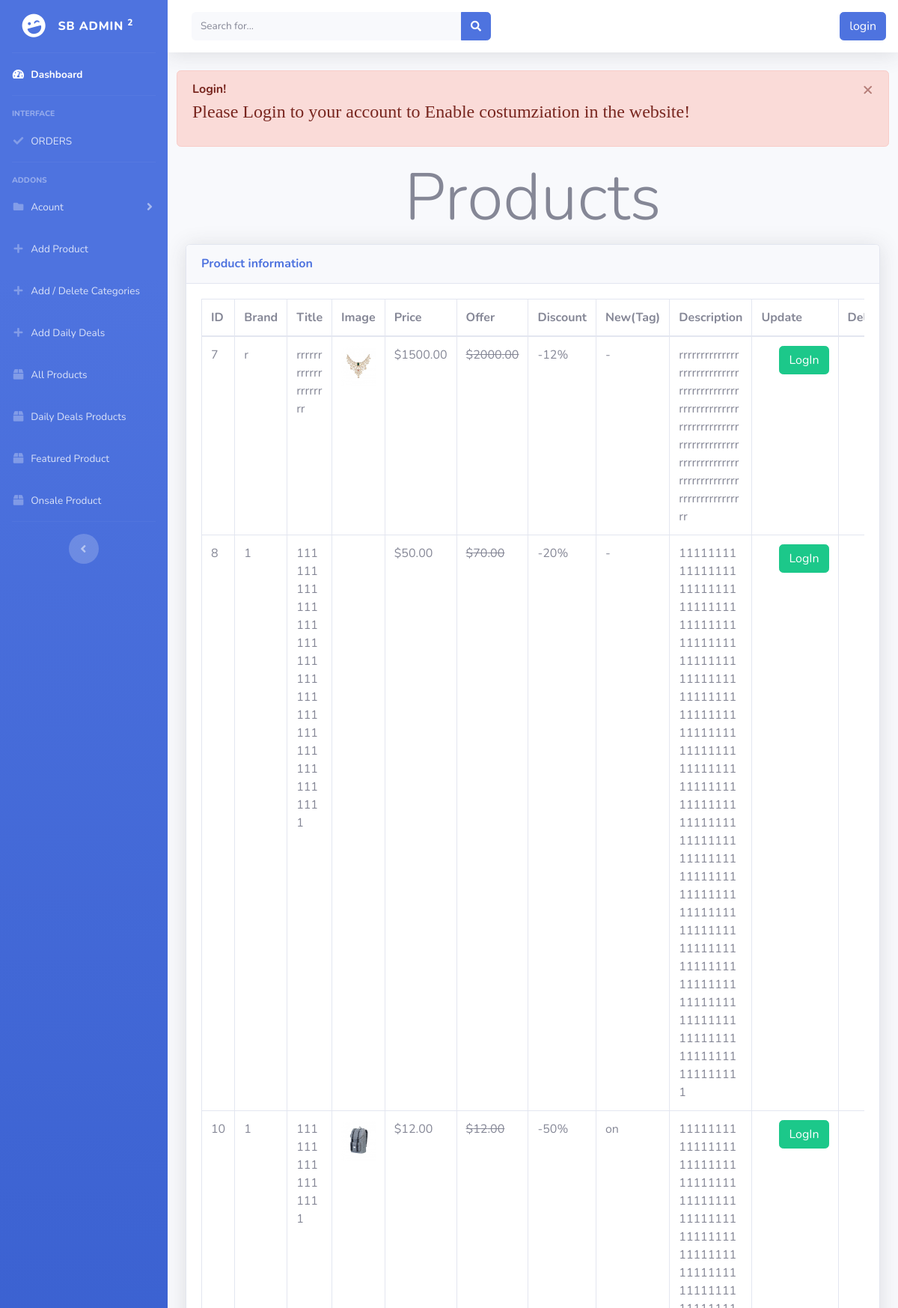
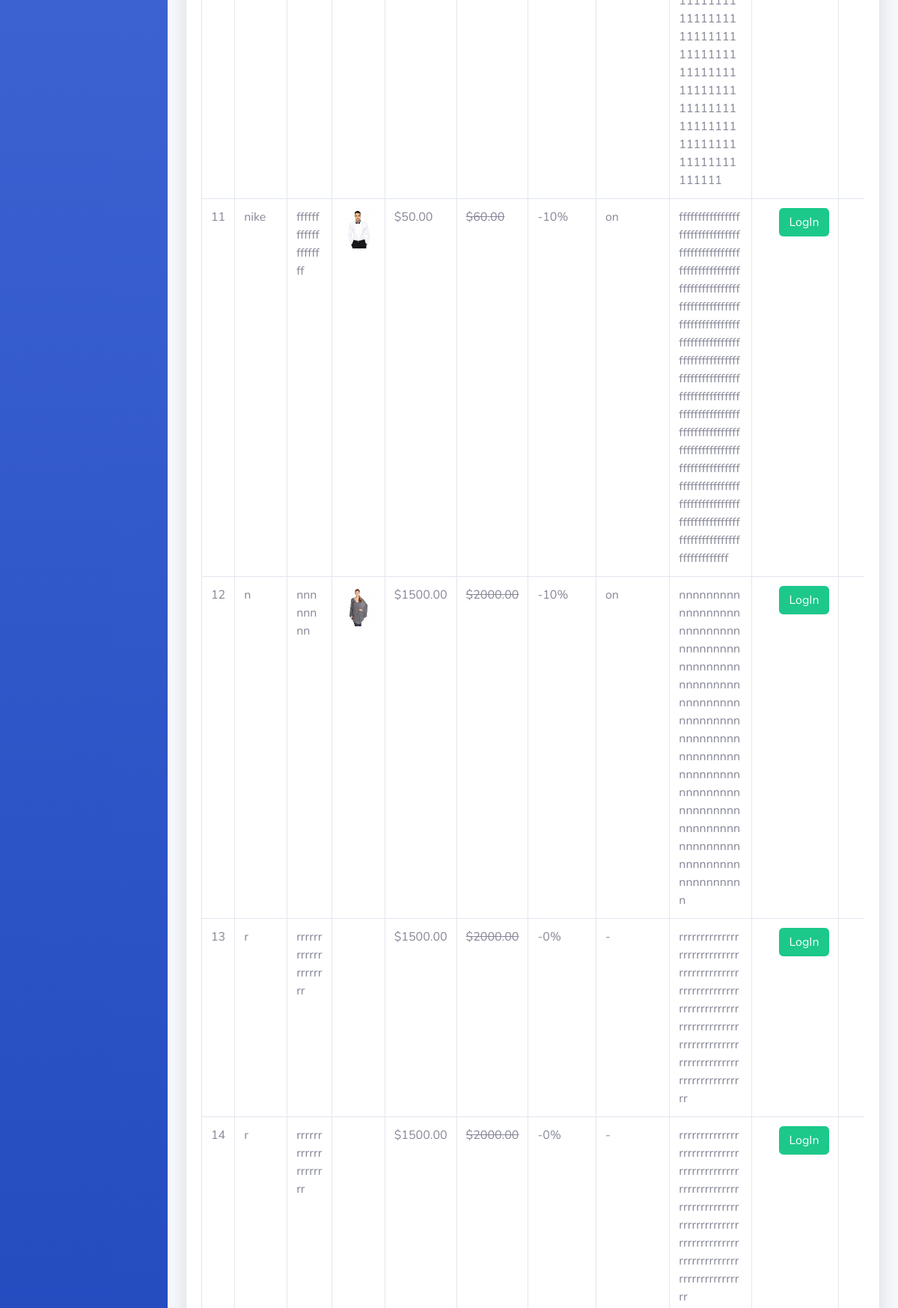
Page /dash/product.php (upper part) on the committed database (2 pictures, top to bottom).
### tables this page shows
CREATE TABLE `product` (
  `id` int(11) NOT NULL,
  `c_id` int(11) NOT NULL,
  `brand` varchar(200) NOT NULL,
  `title` varchar(200) NOT NULL,
  `price` int(11) NOT NULL,
  `offerp` int(11) NOT NULL,
  `img` varchar(200) NOT NULL,
  `Dess` varchar(2000) NOT NULL,
  `discount` int(11) NOT NULL,
  `newT` varchar(200) NOT NULL,
  `featured` varchar(200) NOT NULL,
  `sale` varchar(200) NOT NULL
);

### dash/product.php (the view, shortened to what this page needs)
<?php
include("nav.php");
?>
<div class="container-fluid">
    <h1 class="h3 mb-2 text-center display-2">Products</h1>
    <div class="card shadow mb-4">
        <div class="card-header py-3">
            <h6 class="m-0 font-weight-bold text-primary">Product information</h6>
        </div>
        <div class="card-body">
            <div class="table-responsive">
                <table class="table table-bordered" id="dataTable" width="100%" cellspacing="0">
                    <thead>
                        <tr>
                            <th>ID</th>
                            <th>Brand</th>
                            <th>Title</th>
                            <th>Image</th>
                            <th>Price</th>
                            <th>Offer</th>
                            <th>Discount</th>
                            <th>New(Tag)</th>
                            <th>Description</th>
                            <th>Update</th>
                            <th>Delete</th>
                        </tr>
                    </thead>
                    <tbody>
                        <?php
                    $select = mysqli_query($conn , "SELECT * FROM `product`");
                    while ($array = mysqli_fetch_assoc($select)) {?>
                        <tr>
                            <td><?php echo $array['id']?></td>
                            <td><?php echo $array['brand']?></td>
                            <td class="text-break w-25"><?php echo $array['title']?></td>
                            <td class="w-25"><img src="<?php echo $array['img']?>" class="w-100" alt=""></td>
                            <td>$<?php echo $array['price']?>.00</td>
                            <td><del>$<?php echo $array['offerp']?>.00</del></td>
                            <td>-<?php echo $array['discount']?>%</td>
                            <td><?php if ($array['newT'] == "on") {
                                                    echo "on";
                                                }else {
                                                    echo "-";
                                                } ?></td>
                            <td class="text-break w-50"><?php echo $array['Dess']?></td>
                            <td class="text-center"> <?php
                if (isset($_SESSION['id'])) {
                    echo '<a href="update.php?update='.$array['id'].'" class="btn btn-success">Update</a>';
                }else {
                    echo '<a href="login.php" class="btn btn-success ms-4">LogIn</a>';
                }
                ?></td>
                            <td class="text-center"> <?php
                ?></td>
                        </tr>
                        <?php
                }
                    ?>
                    </tbody>
                </table>
            </div>
        </div>
    </div>
</div>
</div>
<?php
include("footer.php");
?>

### rows in the picture
product: id "7", brand "r", title "rrrrrrrrrrrrrrrrrrrr", img (picture), price "1500", offerp "2000", discount "12", Dess "rrrrrrrrrrrrrrrrrrrrrrrrrrrrrrrrrrrrrrrrrrrrrrrrrrrrrrrrrrrrrrrrrrrrrrrrrrrrrrrrrrrrrrrrrrrrrrrrrrrrrrrrrrrrrrrrrrrrrrrrrrrrrrrr"
product: id "8", brand "1", title "1111111111111111111111111111111111111111111111", price "50", offerp "70", discount "20", Dess "1111111111111111111111111111111111111111111111111111111111111111111111111111111111111111111111111111111111111111111111111111111111111111111111111111111111111111111111111111111111111111111111111111111111111111111111111111111111111111111111111"
product: id "10", brand "1", title "1111111111111111", img (picture), price "12", offerp "12", discount "50", newT "on", Dess "1111111111111111111111111111111111111111111111111111111111111111111111111111111111111111111111111111111111111111111111111111111111111111111111111111111111111111111111"
product: id "11", brand "nike", title "ffffffffffffffffffff", img (picture), price "50", offerp "60", discount "10", newT "on", Dess "fffffffffffffffffffffffffffffffffffffffffffffffffffffffffffffffffffffffffffffffffffffffffffffffffffffffffffffffffffffffffffffffffffffffffffffffffffffffffffffffffffffffffffffffffffffffffffffffffffffffffffffffffffffffffffffffffffffffffffffffffffffffffffffffffffffffffffffffffffffffffffffffffffffffffffffffffffffffffffff"
product: id "12", brand "n", title "nnnnnnnn", img (picture), price "1500", offerp "2000", discount "10", newT "on", Dess "nnnnnnnnnnnnnnnnnnnnnnnnnnnnnnnnnnnnnnnnnnnnnnnnnnnnnnnnnnnnnnnnnnnnnnnnnnnnnnnnnnnnnnnnnnnnnnnnnnnnnnnnnnnnnnnnnnnnnnnnnnnnnnnnnnnnnnnnnnnnnnnnnnnnnnnnnn"
product: id "13", brand "r", title "rrrrrrrrrrrrrrrrrrrr", price "1500", offerp "2000", discount "0", Dess "rrrrrrrrrrrrrrrrrrrrrrrrrrrrrrrrrrrrrrrrrrrrrrrrrrrrrrrrrrrrrrrrrrrrrrrrrrrrrrrrrrrrrrrrrrrrrrrrrrrrrrrrrrrrrrrrrrrrrrrrrrrrrrrr"
product: id "14", brand "r", title "rrrrrrrrrrrrrrrrrrrr", price "1500", offerp "2000", discount "0", Dess "rrrrrrrrrrrrrrrrrrrrrrrrrrrrrrrrrrrrrrrrrrrrrrrrrrrrrrrrrrrrrrrrrrrrrrrrrrrrrrrrrrrrrrrrrrrrrrrrrrrrrrrrrrrrrrrrrrrrrrrrrrrrrrrr"
